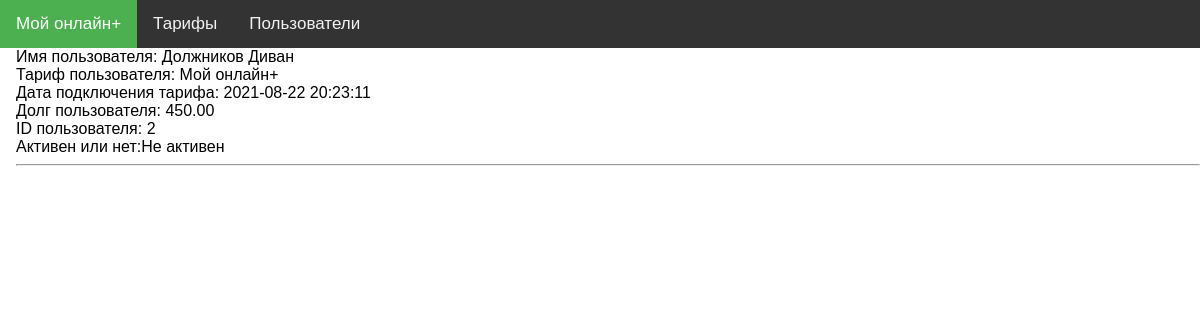
/str.php?num=2, run on the app's committed database.
### tables this page shows
CREATE TABLE `provider_rates` (
  `id` int NOT NULL,
  `rateTitle` varchar(255) NOT NULL,
  `rateSpeed` int NOT NULL,
  `rateText` varchar(255) NOT NULL,
  `ratePrice` int NOT NULL,
  `rateVolume` int NOT NULL DEFAULT '0'
);

CREATE TABLE `provider_users` (
  `id` int NOT NULL,
  `name` varchar(255) NOT NULL,
  `idRate` int NOT NULL,
  `timeConnect` datetime NOT NULL DEFAULT CURRENT_TIMESTAMP,
  `active` tinyint(1) NOT NULL,
  `debt` decimal(10,2) NOT NULL
);

### str.php (the view, shortened to what this page needs)
<!DOCTYPE html>
<html lang="en">
<head>
</head>
<body>
<?php
$num = $_GET['num'];
    $dbh = new PDO('mysql:dbname=Garanin;host=localhost' , 'Garanin' , 'rwuJiXRn');
    $sth = $dbh->prepare("SELECT provider_rates.id, provider_rates.rateTitle, provider_rates.rateText, provider_rates.ratePrice, provider_rates.rateVolume, provider_rates.rateSpeed FROM provider_rates WHERE provider_rates.id = $num");
    $sth->execute();
    $users = $sth->fetchAll();
    foreach ($users as $user) {
        $a = $user['rateTitle'];
    }
    ?>
<div class="topnav">
  <a class="active" href="#"><?echo $a?></a>
  <a href="catalog.php">Тарифы</a>
  <a href="users.php">Пользователи</a>
</div>
<div style="padding-left:16px">
    <?php
 $sth = $dbh->prepare("SELECT provider_users.id, `name`, `idRate`, `timeConnect`, `active`, `debt`, `rateTitle` FROM `provider_users`
 join provider_rates on provider_rates.id = provider_users.idRate where provider_rates.id = $num
 ");
 $sth->execute();
 $users = $sth->fetchAll();
 foreach ($users as $user) {
 $c = $user['active'];
 if ($c == 1) {
   $c = 'Активен';
 } else {
   $c = 'Не активен';
 }
     echo 'Имя пользователя: '.$user['name'].'<br>Тариф пользователя: '. $user['rateTitle'].'<br>Дата подключения тарифа: '. $user['timeConnect'].'<br> Долг пользователя: '. $user['debt'] . '<br> ID пользователя: ' . $user['id'] .'<br> Активен или нет:' . $c. '<br><hr>';
     ;}
     ?>

### str.php (style rules this page uses)
body { margin: 0; font-family: Arial, Helvetica, sans-serif; }
.topnav { overflow: hidden; background-color: #333; }
.topnav a { float: left; color: #f2f2f2; text-align: center; padding: 14px 16px; text-decoration: none; font-size: 17px; }
.topnav a.active { background-color: #4CAF50; color: white; }

### data on the page
provider_rates: rateTitle "Мой онлайн+"
provider_users: name "Должников Диван", idRate.rateTitle "Мой онлайн+", timeConnect "2021-08-22 20:23:11", debt "450.00", id "2", active "Не активен"
